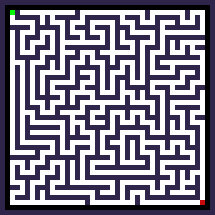

Write the Python code that produced this figure.
from PIL import Image
import numpy as np
import math
import re
from time import time
from random import choice
class Maze:
  def __init__(self,matrix):
    self.matrix=matrix
    self.row=len(matrix)
    self.col=len(matrix[0])
    self.visited=np.zeros((self.row, self.col))
    self.count2=0
    self.count3=0
    self.valid=0
    self.loc=[0,0,0,0]
    self.jstack=[]
    self.nstack=[]
    self.dist=0
  def check(self):
    for i in range(self.row):
      for j in range(self.col):
        if (self.matrix[i][j]==2):
          self.count2+=1
          self.loc[0],self.loc[1]=i,j
        if(self.matrix[i][j]==3): 
          self.count3+=1
          self.loc[2],self.loc[3]=i,j
    if(self.count2==1 and self.count3==1):
      self.valid=1
      print("Valid Maze")
    return(self.valid)
      
  def path(self):
    i=self.loc[0]
    j=self.loc[1]
    self.len=1
    self.count=0
    self.up=0
    self.down=0
    self.left=0
    self.right=0
    while(1):
      self.up=0
      self.down=0
      self.left=0
      self.right=0
      
      if(i==self.loc[2] and j==self.loc[3]):
        print("Found path!")
        break
      elif(i<self.row-1 and self.matrix[i+1][j] and self.visited[i+1][j]!=1):
        self.down+=1
        #i+=1 
      elif(i>0 and self.matrix[i-1][j] and self.visited[i-1][j]!=1):
        self.up+=1
        #i-=1
      elif(j<self.col-1 and self.matrix[i][j+1] and self.visited[i][j+1]!=1):
        self.right+=1
        #j+=1
      elif(j>0 and self.matrix[i][j-1] and self.visited[i][j-1]!=1):
        self.left+=1
        #j-=1
      self.count=self.up+self.down+self.right+self.left
      self.nstack.append([i,j])
      if(self.count>0):
        self.jstack.append([i,j,self.count,len(self.nstack)])
      if(self.right==1):
        j+=1
        self.visited[i][j]=1
      elif(self.down==1):
        i+=1
        self.visited[i][j]=1
      elif(self.up==1):
        i-=1
        self.visited[i][j]=1
      elif(self.left==1):
        j-=1
        self.visited[i][j]=1
      else:
        i,j,self.count,t=self.jstack.pop()
        del self.nstack[t-1:]
    self.temp=[]
    for i in range(self.row):
      self.temp.append([0]*self.col)
    for i,j in self.nstack:
      self.temp[i][j]=1
    return(self.temp)
  def block(self,i,j,count):
    if(i>0 and self.visited[i-1][j]==count):
      self.visited[i-1][j]=0
    elif(i<self.col-1 and self.visited[i+1][j]==count):
      self.visited[i+1][j]=0
    elif(j>0 and self.visited[i][j-1]==count):
      self.visited[i][j-1]=0
    elif(j<self.row-1 and self.visited[i][j+1]==count):
      self.visited[i][j+1]=0
def genimage(maze,solved=None,mul=None,name='maze',minpixel=5,resolution=None,row=None,col=None,solvedpath=[0,255,0],path=[255,255,255],wall=[0,0,0],start=[0,255,0],end=[0,0,255],offset=1,save=0):
  if row==None:
    row=len(maze)
  if col==None:
    col=len(maze[0])
  if mul is None:
    if resolution is None:
      resolution=minpixel*col
      mul=minpixel
    elif resolution<col*minpixel:
      print("Cant generate image!,Change parameters.")
      return(None,None)
    else:
      mul=math.ceil(resolution/col)
  if offset==1:
    row+=4
    col+=4
    a=np.zeros([row*mul,col*mul,3],dtype='uint8')
    for i in range(mul):
      for j in range(row*mul):
        a[j][i]=a[j][(col-1)*mul+i]=wall
      for j in range(col*mul):
        a[i][j]=a[(row-1)*mul+i][j]=wall
  else:
    a=np.zeros([row*mul,col*mul,3],dtype='uint8')
  
  for i in range(2*mul*offset,(row-2*offset)*mul):
    for j in range(2*mul*offset,(col-2*offset)*mul):
      k=maze[(i-2*mul*offset)//mul][(j-2*mul*offset)//mul]
      l=solved[(i-2*mul*offset)//mul][(j-2*mul*offset)//mul]
      if l==1 and k<2:
        a[i][j]=solvedpath
      elif k==1:
        a[i][j]=path
      elif k==2:
        a[i][j]=start
      elif k==3:
        a[i][j]=end
      else:
        a[i][j]=wall
  img = Image.fromarray(a)
  if(save):
    img.save(name+'.png')
  return(img,a)



n,m=map(int,input("Enter the dimention M*N :").split())

initial=[0,0]
t2=[]
def genMaze(n=4,m=4,initial=[0,0],final=None,infivalue=[2,3],save=0,name="UnsolvedMaze"):
  if n*m//4<2:
    print("Cant generate image! Change Parameters.")
    return
  n,m=n//2,m//2
  l=np.ones([m,n],dtype="int")
  f=np.zeros([m*2-1,n*2-1],dtype="int")
  s=[]
  i=initial[0]
  j=initial[1]
  k=[]
  t=[]
  while(1):
    k=[]
    t.append([i,j])
    if(i-1>=0 and l[i-1][j]==1):k.append([i-1,j])
    if(j-1>=0 and l[i][j-1]==1):k.append([i,j-1])
    if(i+1<m and l[i+1][j]==1):k.append([i+1,j])
    if(j+1<n and l[i][j+1]==1):k.append([i,j+1])
    l[i][j]=0
    if len(k)>0:
      s.append([[i,j],k])
      i,j=choice(k)
      t2.append([i,j])
    if len(k)==0:
      a=s.pop()
      if(a[0]==initial):
        break
      else:
        i,j=a[0]
  pathMaze=[]
  for i in range(1,len(t)):
    for x in range(2*t[i-1][0],2*t[i][0]+1):
      f[x][2*t[i][1]]=1
      pathMaze.append([x,2*t[i][1]])
    for y in range(2*t[i-1][1],2*t[i][1]+1):
      f[2*t[i][0]][y]=1
      pathMaze.append([2*t[i][0],y])
  f[0][0],f[-1][-1]=infivalue
  return(f,pathMaze,t)
k,path,t=genMaze(m=m,n=n)
maze1=Maze(k)
if(maze1.check()):
  temp=maze1.path()

a,b=genimage(maze=k,solved=temp,minpixel=5,offset=1,solvedpath=[255,255,255],wall=[47, 37, 74],path=[255,255,255],end=[200,10,10],save=1)

a,b=genimage(name="final",maze=k,solved=temp,minpixel=5,offset=1,solvedpath=[230, 21, 153],wall=[47, 37, 74],path=[255,255,255],end=[200,10,10],save=1)

size=m*2-1+4
#print(k)
# Import and initialize the pygame library
import pygame
from pygame.locals import *
pygame.init()
clock = pygame.time.Clock()
# Set up the drawing window
print(pygame.display.Info())
screen = pygame.display.set_mode([1366,728])
i=0
width = 720
height = 720
size=width/(m-1+4)
# Run until the user asks to quit
running = True
j=1
del t2
t2=[]
for i in range(1,len(t)):
  if abs(2*t[i-1][0]-2*t[i][0])>1:
    for x in range(min(2*t[i-1][0],2*t[i][0]),max(2*t[i-1][0],2*t[i][0])+1):
      t2.append([x,2*t[i][1]])
  if abs(2*t[i-1][1]-2*t[i][1])>1:
    for y in range(min(2*t[i-1][1],2*t[i][1]),max(2*t[i-1][1],2*t[i][1])+1):
      t2.append([2*t[i][0],y])
t2=[]
for i in range(1,len(t)):
  if abs(2*t[i-1][0]-2*t[i][0])>1:
    for x in range(min(2*t[i-1][0],100000000000),max(-1,2*t[i][0])+1):
      t2.append([x,2*t[i][1]])
  if abs(2*t[i-1][1]-2*t[i][1])>1:
    for y in range(min(2*t[i-1][1],100000000000),max(-1,2*t[i][1])+1):
      t2.append([2*t[i][0],y])
import time
font = pygame.font.SysFont(None, 55)
pygame.mixer.init()
pygame.mixer.music.load('music.mp3')
def text_screen(text, color, x, y):
    screen_text = font.render(text, True, color)
    screen.blit(screen_text, [x, y]) 
pygame.draw.rect(screen, (47,37,74), [0,0,700,700] )
# print(maze1.nstack)
j=0

border=(47,37,74)
window = pygame.display.set_mode((width,height))
pygame.draw.rect(screen, border, [0,0,size,height])
pygame.draw.rect(screen, border, [0,0,width,size])
pygame.draw.rect(screen, border, [0,height-size,width,size+4])
pygame.draw.rect(screen, border, [width-size,0,size+4,height])
pygame.draw.rect(screen, border, [size*2,size*2,width-size*4,height-size*4])
time.sleep(3)
while running:
    # Did the user click the window close button?
#     k,i=t[j]
    for event in pygame.event.get():
        if event.type == pygame.QUIT:
            
            running = False
    # Fill the background with white
    # for m in range(1,len(t)):
#     for x in range(2*t[j-1][0],2*t[j][0]+1):
#       pygame.draw.rect(screen, (255,255,255), [1+size*(x+2), 1+size*(k), size+2, size+2] )
#     for y in range(2*t[j-1][1],2*t[j][1]+1):
#       pygame.draw.rect(screen, (255,255,255), [1+size*(k), 1+size*(y+2), size+2, size+2] )
    #~~~
    # for x in range(2*t[j-1][0],2*t[j][0]+1):
    #   pygame.draw.rect(screen, (255,255,255), [(1+size*(x+2)), (1+size*(t[j][1]+2)), size+2, size+2] )
    # for y in range(2*t[j-1][1],2*t[j][1]+1):
    #   pygame.draw.rect(screen, (255,255,255), [(1+size*(t[j][0]+2)), (1+size*(y+2)), size+2, size+2] )
    #~~~
    y,x=t2[j]
    #if(t2[j-1][0]-y==1):
     #   pygame.draw.rect(screen, (255,255,255), [y*size+2*size,x*size+2*size,size,size]) 
#    if(t2[j-1][0]-y==-1):
 #       pygame.draw.rect(screen, (255,255,255), [t2[j][1]*size+2*size,t2[j][0]*size+2*size,size,size])
  #  if(t2[j-1][1]-x==1):
   #     pygame.draw.rect(screen, (255,255,255), [y*size+2*size,x*size+size,size,size])
    #if(t2[j-1][1]-x==-1):
     #   pygame.draw.rect(screen, (255,255,255), [t2[j][1]*size+2*size,t2[j-1][0]*size+2*size,size,size])
    # Draw a solid blue circle in the center
    # Flip the display
    pygame.draw.rect(screen, (255,255,255), [x*size+2*size,y*size+2*size,size+1,size+1])
    j+=1
    # if j==len(maze1.nstack):
    if j==len(t2):
        #screen.fill((0,0,0))
        break
    pygame.display.flip()
    pygame.display.update()
    clock.tick(2000)
# Done! Time to quit.
#bg_img = pygame.image.load('maze.png')
#bg_img = pygame.transform.scale(bg_img,(width,height))
#window.blit(bg_img,(0,0))
running = True
j=1
while running:
    # Did the user click the window close button?
    k,i=maze1.nstack[j]
    for event in pygame.event.get():
        if event.type == pygame.QUIT:
            
            running = False
    
    # Fill the background with white
    pygame.draw.rect(screen, (255,0,255), [size*(i+2), size*(k+2), size+1, size+1] )
    # Draw a solid blue circle in the center
    # Flip the display
    j+=1
    if j==len(maze1.nstack):
        
        screen.fill((0,0,0))
        time.sleep(3)
        text_screen("You Won ", (255,0,0), 100, 350)

        break
        
    pygame.display.flip()
    pygame.display.update()
    clock.tick(500)
# Done! Time to quit.
pygame.quit()